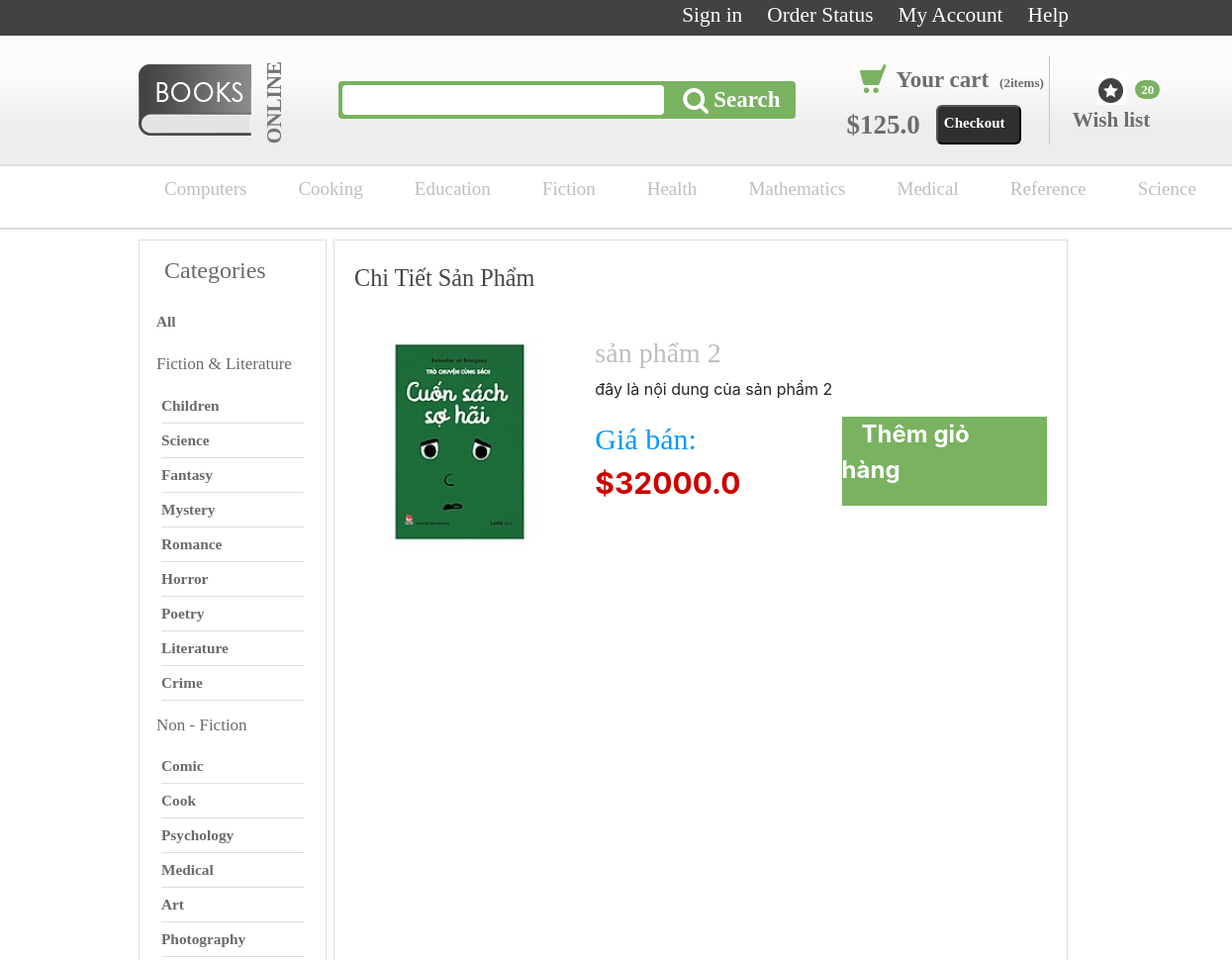
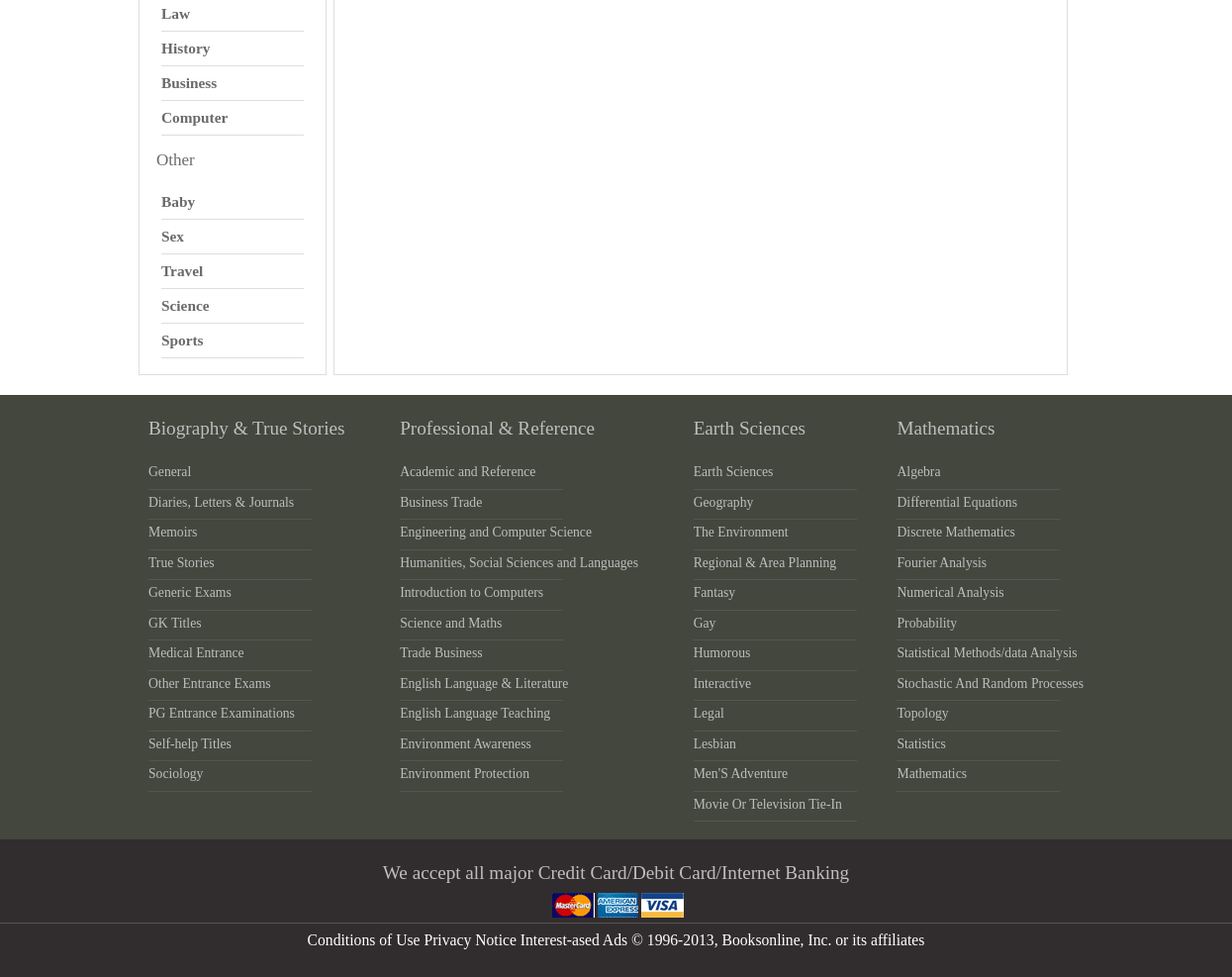
Screenshot of /home/2/ with the database file from the repository (2 pictures, top to bottom).
### home/models.py (models this page shows, shortened)
class SanPham(models.Model):
    tieude = models.CharField(max_length=100)
    noidung = models.TextField()
    ngaythem = models.DateTimeField(auto_now_add=True)
    anh  = models.ImageField(null= True)
    gia = models.FloatField()

### home/views.py (the view)
# urls.py: path('/<int:id>/',views.chitiet),
def chitiet(request, id):
    chitiet = {'chitiet' : SanPham.objects.get(id = id)}
    return render(request, 'pages/chitiet.html', chitiet)

### home/templates/pages/chitiet.html (shortened to what this page needs)
<link rel="stylesheet" href="https://stackpath.bootstrapcdn.com/bootstrap/4.3.1/css/bootstrap.min.css">
{% extends "pages/base.html" %}
{% block content %}
    <div class="menu_right">
        <div class="title_content">
            <span>Chi Tiết Sản Phẩm<span>
        </div>
        <div class="row" style="padding: 20px;">
            <div class = "col-4">
                <img src = "{{chitiet.anh.url}}" style="width: 100%;"  />
            </div>
            <div class = "col-8">
                <h3 style="font-family: segoeuil;"><a href = '#'>{{chitiet.tieude}}</a></h3>
                <p > {{chitiet.noidung}} </p>
                <div>
                    <div class="d-flex justify-content-between">
                        <div style="font-size: 30px; color: #cc0000; font-weight: bold;">
                            <span class="giasp" style="font-family: segoeuil; color: #0099ff; font-weight: 400;" >Giá bán: </span> ${{chitiet.gia}}
                        </div>
                        <div style="background-color: #79b260; color: #fff; font-weight: 700; font-size: 24px; ">
                            <span style="padding: 0 20px;">Thêm giỏ hàng</span>
                        </div>
                    </div>
                </div>
            </div>
        </div>
    </div>
{% endblock %}

### home/static/css/psd2.css (style rules this page uses)
* { margin: 0; padding: 0; }
.menu_right { border: 1px solid #dedede; margin-left: 7px; width: calc(100% - 223px); }
.title_content { font-family: segoeuil; font-size: 24.22px; font-weight: 400; color: #464646; padding: 20px; }

### rows the page displays
SanPham: anh (picture), tieude "sản phẩm 2", noidung "đây là nội dung của sản phẩm 2", gia "32000.0"
